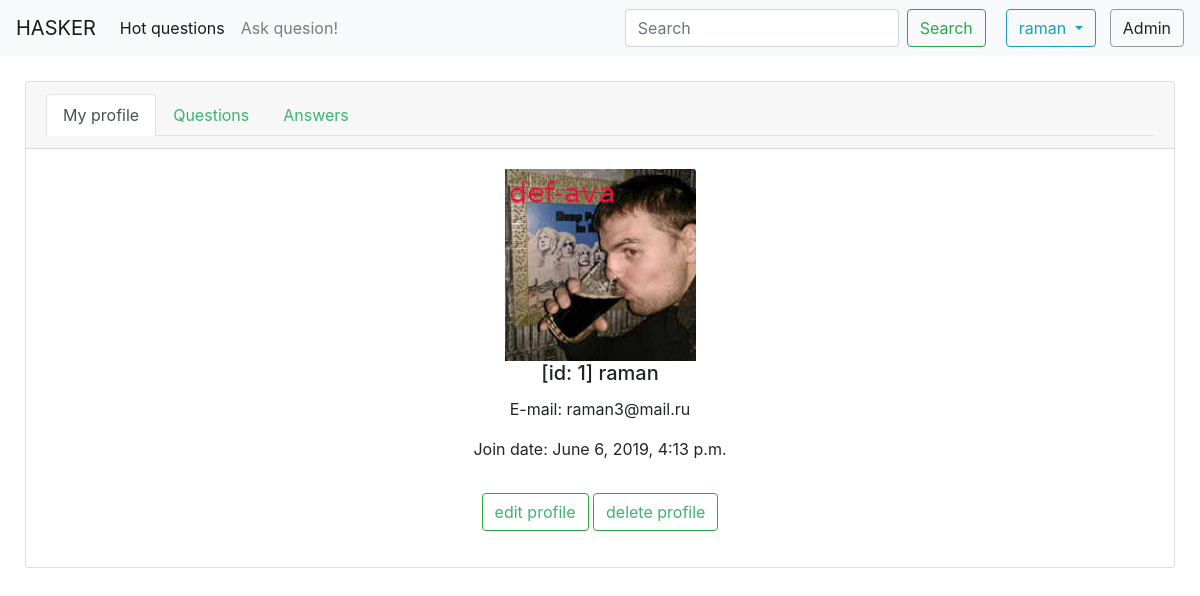
/hasker/auth/profile/ (signed in), run on an earlier commit of the app's database.
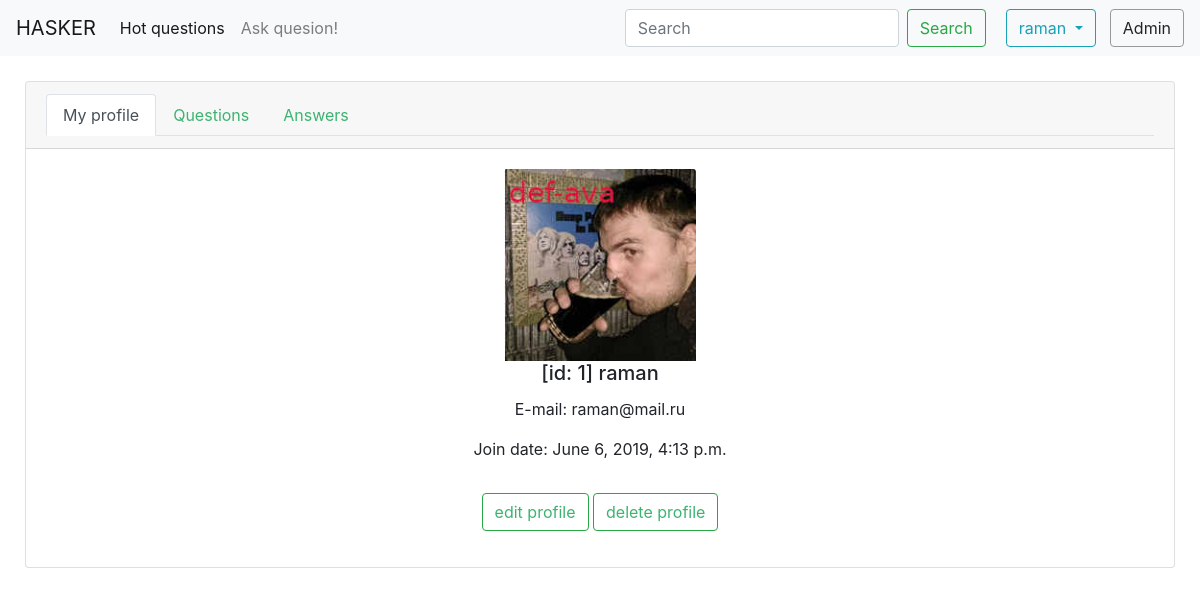
And on a later commit of the database.
### authorization/models.py (models this page shows, shortened)
class Person(AbstractUser):
    class Meta:
        verbose_name = 'Person'
    email = models.EmailField(max_length=254, unique=True, verbose_name='email address')
    avatar = models.ImageField(upload_to='avatars/', default='avatars/def_ava.jpg')

### authorization/views.py (the view)
# urls.py: path('profile/', person_profile, name='person_profile'),
def person_profile(request):
    try:
        person = Person.objects.get(username=request.user.username)
    except ObjectDoesNotExist:
        return redirect('login')
    return render(request, 'authorization/person_profile.html', {'person': person})

### authorization/templates/authorization/person_profile.html
{% extends 'authorization/base_auth.html' %}
{% block content %}
    <div class="card text-center">
        <div class="card-header">
            <ul class="nav nav-tabs">
                {% if nick %}
                <li class="nav-item">
                    <a class="nav-link active" href="{% url 'person_info' nick=nick %}">{{ person.username }}s profile</a>
                </li>
                {% else %}
                <li class="nav-item">
                    <a class="nav-link active" href="{% url 'person_profile' %}">My profile</a>
                </li>
                {% endif %}
                <li class="nav-item">
                    <a class="nav-link btn btn-btn-link" href="#">Questions</a>
                </li>
                <li class="nav-item">
                    <a class="nav-link btn btn-btn-link" href="#">Answers</a>
                </li>
            </ul>
        </div>
        <div class="card-body">
            <img src="{{ person.avatar.url }}" class="card-img-top" style="width: 12rem;" alt="avatars/def_ava.jpg">
            <h5 class="card-title">[id: {{ person.id }}] {{ person.username }}</h5>
            <p class="card-text">E-mail: {{ person.email }}</p>
            <p class="card-text">Join date: {{ person.date_joined }}</p>
            {% if not nick %}
                <a href="{% url 'update_profile' %}" class="btn btn-outline-success">edit profile</a>
                <a href="#" class="btn btn-outline-success">delete profile</a>
            {% endif %}
        </div>
    </div>
{% endblock %}

### authorization/templates/authorization/base_auth.html (shortened to what this page needs)
{% extends 'global_template.html' %}
{% block authorization %}
    {% if request.user.is_authenticated %}
        <div class="dropdown">
            <button class="btn btn-outline-info dropdown-toggle" type="button" id="dropdownMenuButton" data-toggle="dropdown" aria-haspopup="true" aria-expanded="false">
                {{ request.user.username }}
            </button>
        </div>
    {% endif %}
{% endblock %}

What changed in the data, as far as the page shows it:
changed Person "raman": email "raman3@mail.ru" → "raman@mail.ru"
